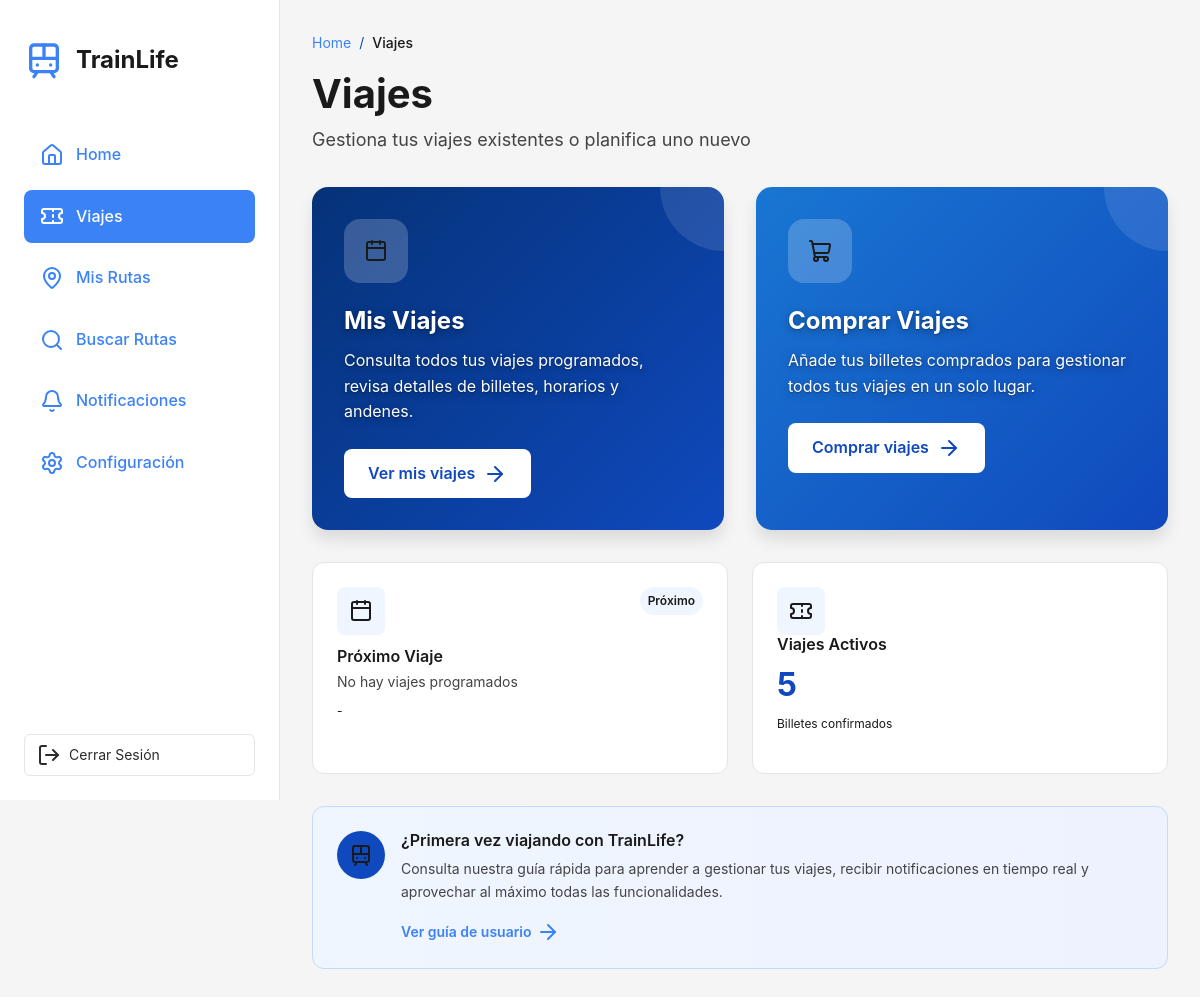
Before: /viajes/1/ (signed in) with the older database file.
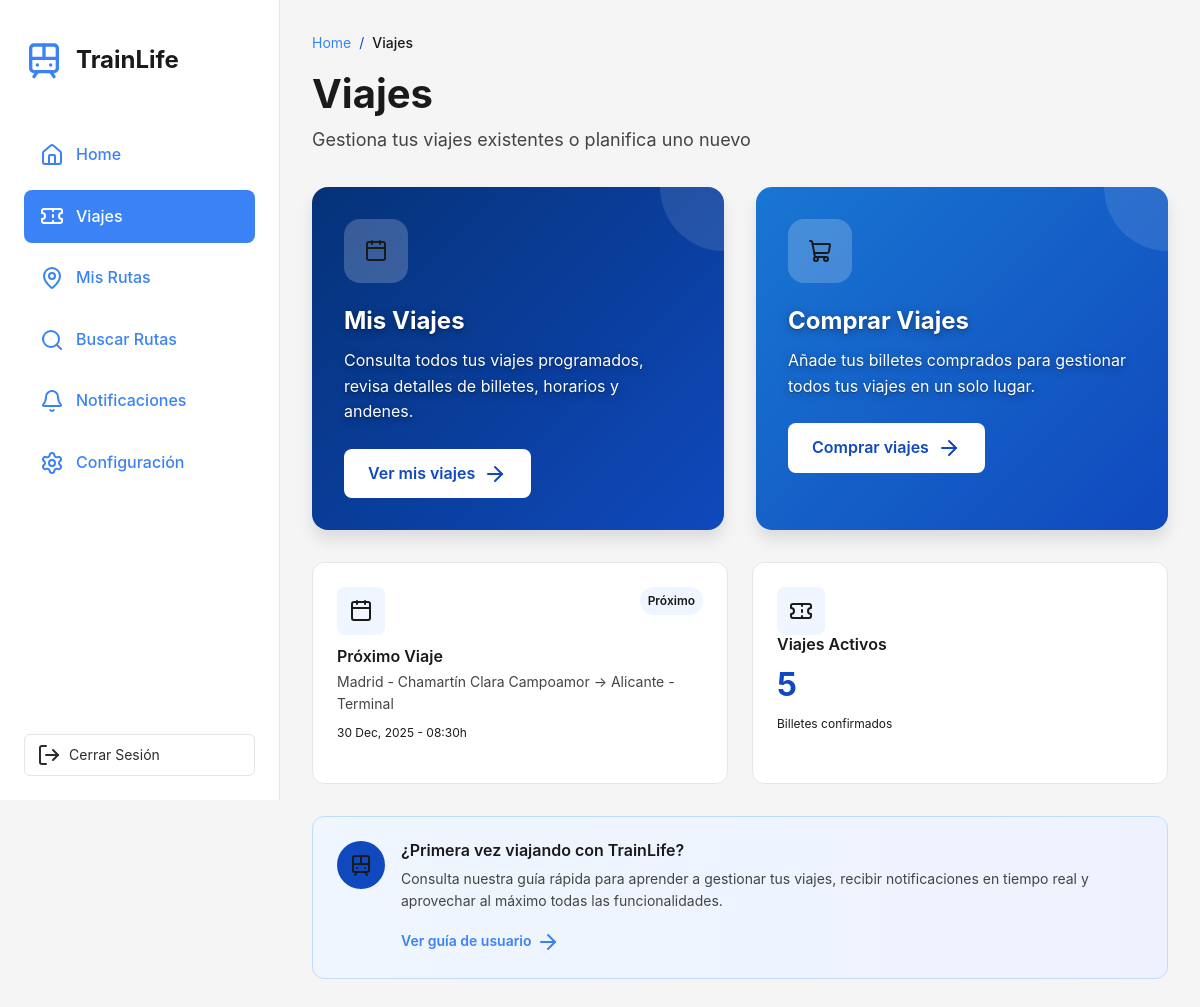
After: the same page with the newer database file.
### trainLife/models.py (models this page shows, shortened)
class Viaje(models.Model):
    ESTADO_CHOICES = [
        ('confirmado', 'Confirmado'),
        ('retrasado', 'Retrasado'),
        ('cancelado', 'Cancelado'),
        ('disponible', 'Disponible'),
    ]
    usuario = models.ForeignKey(Usuario, on_delete=models.CASCADE, related_name='viajes', null=True, blank=True)
    nombrePasajero = models.CharField(max_length=200, blank=True, null=True)
    coche = models.CharField(max_length=10, blank=True, null=True)  # Ej: "04"
    asiento = models.CharField(max_length=10, blank=True, null=True)  # Ej: "12A"
    clase = models.CharField(max_length=50, default="Turista")  # Ej: "Turista", "Preferente"
    origenEstacion = models.CharField(max_length=200)  # Ej: "Madrid - Puerta de Atocha"
    horaSalidaOrigen = models.TimeField()  # Ej: "14:30"
    andenOrigen = models.CharField(max_length=10, blank=True, null=True)  # Ej: "12"
    destinoEstacion = models.CharField(max_length=200)  # Ej: "Barcelona - Sants"
    horaLlegadaDestino = models.TimeField()  # Ej: "17:10"
    fechaViaje = models.DateField()  # Fecha del viaje
    fechaCreacion = models.DateTimeField(auto_now_add=True)
    estadoViaje = models.CharField(max_length=50, choices=ESTADO_CHOICES, default="confirmado")
    class Meta:
        ordering = ['-fechaViaje', '-horaSalidaOrigen']
        verbose_name = 'Viaje'
        verbose_name_plural = 'Viajes'

### trainLife/views.py (the view)
# urls.py: path('viajes/<int:usuario_id>/', views.viajesUsuario, name='viajes_usuario'),
def viajesUsuario(request, usuario_id):
    session_usuario_id = request.session.get('usuario_id')
    if not session_usuario_id or session_usuario_id != usuario_id:
        return redirect('login')
    usuario = Usuario.objects.filter(id=usuario_id).first()
    if not usuario:
        return redirect('login')
    num_viajes = Viaje.objects.filter(usuario=usuario).count()
    from datetime import date
    proximo_viaje = Viaje.objects.filter(
        usuario=usuario,
        fechaViaje__gte=date.today()
    ).order_by('fechaViaje', 'horaSalidaOrigen').first()
    return render(request, 'Viajes.html', {
        'usuario': usuario,
        'num_viajes': num_viajes,
        'proximo_viaje': proximo_viaje
    })

### trainLife/context_processors.py (called while the page is built)
def color_mode(request):
    from .models import Usuario
    usuario_id = request.session.get('usuario_id')
    if usuario_id:
        try:
            usuario = Usuario.objects.get(id=usuario_id)
            return {'color_mode': usuario.color_mode}
        except Usuario.DoesNotExist:
            pass
    return {'color_mode': 'normal'}

### trainLife/templates/Viajes.html (shortened to what the changed rows need)
<!DOCTYPE html>
<html lang="es">
{% load static %}
<head>
    <link href="https://cdn.jsdelivr.net/npm/bootstrap@5.3.0/dist/css/bootstrap.min.css" rel="stylesheet">
    <link rel="stylesheet" href="{% static 'styles/Viajes.css' %}">
    <link rel="stylesheet" href="{% static 'styles/sidebar.css' %}">
    <link rel="stylesheet" href="{% static 'styles/color-modes.css' %}">
</head>
<body data-color-mode="{{ color_mode }}">
    <div class="dashboard-container">
        {% with seccion_actual='viajes' %}
            {% include 'includes/sidebar.html' %}
        {% endwith %}
        <main id="contenido-principal" class="main-content">
            <div class="content-wrapper">
                <div class="page-header">
                    <h1 class="page-title">Viajes</h1>
                </div>
                <div class="options-grid" role="list" aria-label="Opciones de viajes">
                    <div class="option-card card-gradient-blue" role="listitem">
                        <div class="card-content">
                            <h2 class="card-title">Mis Viajes</h2>
                        </div>
                    </div>
                    <div class="option-card card-gradient-lightblue" role="listitem">
                        <div class="card-content">
                            <h2 class="card-title">Comprar Viajes</h2>
                        </div>
                    </div>
                </div>
                <div class="stats-grid" role="list" aria-label="Estadísticas rápidas de viajes">
                    <div class="stat-card" role="listitem">
                        <div class="stat-header">
                            <div class="stat-icon stat-icon-blue">
                            </div>
                            <span class="stat-badge badge-blue">Próximo</span>
                        </div>
                        <h3 class="stat-title">Próximo Viaje</h3>
                        {% if proximo_viaje %}
                            <p class="stat-route">{{ proximo_viaje.origenEstacion }} → {{ proximo_viaje.destinoEstacion }}</p>
                            <p class="stat-date">{{ proximo_viaje.fechaViaje|date:"d M, Y" }} - {{ proximo_viaje.horaSalidaOrigen|time:"H:i" }}h</p>
                        {% else %}
                            <p class="stat-route">No hay viajes programados</p>
                            <p class="stat-date">-</p>
                        {% endif %}
                    </div>
                </div>
            </div>
        </main>
    </div>
</body>
</html>

Changed rows visible on the page:
added Viaje: origenEstacion "Madrid - Chamartín Clara Campoamor", destinoEstacion "Alicante - Terminal", fechaViaje "30 Dec, 2025", horaSalidaOrigen "08:30"
Other visible differences:
text no longer shown: "No hay viajes programados"
text now shown: "→ h"
